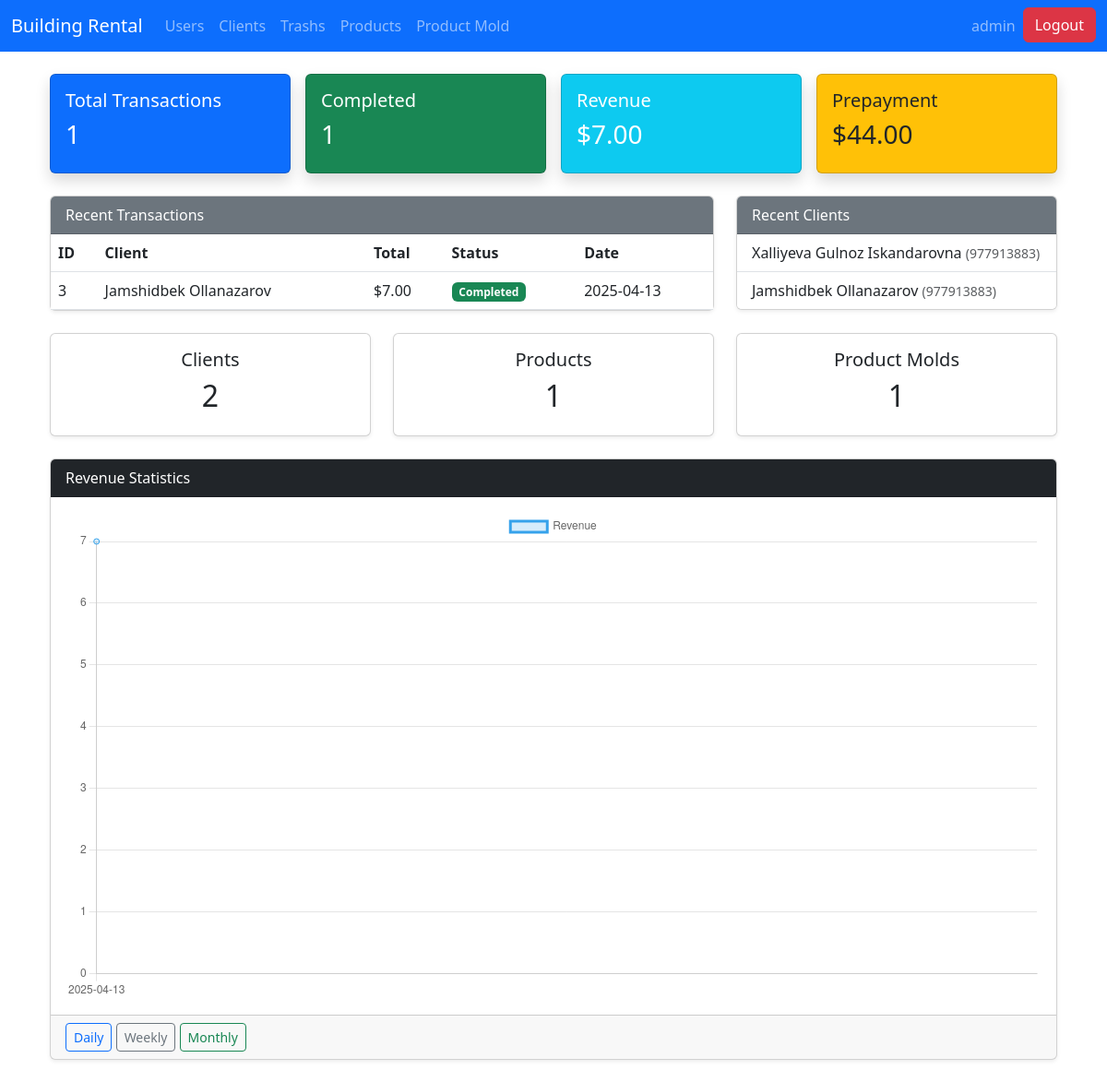
The page /dashboard/ (signed in) on the database its author committed.
### core/models.py (models this page shows, shortened)
class Trash(models.Model):
    user = models.ForeignKey(User, on_delete=models.CASCADE)
    client = models.ForeignKey(Client, on_delete=models.CASCADE)
    prepayment = models.BigIntegerField(default=0)
    total = models.BigIntegerField(default=0)
    is_end = models.BooleanField(default=False)
    created_at = models.DateTimeField(auto_now_add=True)
    updated_at = models.DateTimeField(auto_now=True)

class Client(models.Model):
    fullname = models.CharField(max_length=255)
    phone = models.CharField(max_length=50, blank=True, null=True)
    desc = models.TextField(blank=True, null=True)

### core/views.py (the view)
# urls.py: path('dashboard/', views.dashboard, name='dashboard'),
@login_required
@staff_member_required
def dashboard(request):
    total_trash = Trash.objects.count()
    total_completed = Trash.objects.filter(is_end=True).count()
    total_revenue = Trash.objects.aggregate(total=Sum('total'))['total'] or 0
    total_prepayment = Trash.objects.aggregate(total=Sum('prepayment'))['total'] or 0
    client_count = Client.objects.count()
    product_count = Product.objects.count()
    productmold_count = ProductMold.objects.count()
    recent_transactions = Trash.objects.order_by('-created_at')[:10]
    recent_clients = Client.objects.order_by('-id')[:5]
    daily_data = Trash.objects.annotate(day=TruncDay('created_at')) \
                               .values('day') \
                               .annotate(total=Sum('total')) \
                               .order_by('day')
    chart_labels = [entry['day'].strftime("%Y-%m-%d") for entry in daily_data]
    daily_revenue_data = [entry['total'] for entry in daily_data]
    weekly_data = Trash.objects.annotate(week=TruncWeek('created_at')) \
                                .values('week') \
                                .annotate(total=Sum('total')) \
                                .order_by('week')
    weekly_revenue_data = [entry['total'] for entry in weekly_data]
    weekly_labels = [entry['week'].strftime("%Y-W%W") for entry in weekly_data]
    monthly_data = Trash.objects.annotate(month=TruncMonth('created_at')) \
                                 .values('month') \
                                 .annotate(total=Sum('total')) \
                                 .order_by('month')
    monthly_revenue_data = [entry['total'] for entry in monthly_data]
    monthly_labels = [entry['month'].strftime("%Y-%m") for entry in monthly_data]
    context = {
        'total_trash': total_trash,
        'total_completed': total_completed,
        'total_revenue': total_revenue,
        'total_prepayment': total_prepayment,
        'client_count': client_count,
        'product_count': product_count,
        'productmold_count': productmold_count,
        'recent_transactions': recent_transactions,
        'recent_clients': recent_clients,
        'chart_labels': chart_labels,          # daily labels by default
        'daily_revenue_data': daily_revenue_data,
        'weekly_revenue_data': weekly_revenue_data,
        'weekly_labels': weekly_labels,
        'monthly_revenue_data': monthly_revenue_data,
        'monthly_labels': monthly_labels,
    }
    return render(request, 'admin/core/dashboard.html', context)

### templates/admin/core/dashboard.html (shortened to what this page needs)
{% extends 'admin/base.html' %}
{% block content %}
<div class="container-fluid my-4">
    <div class="row g-3">
        <div class="col-md-3 col-sm-6">
            <div class="card bg-primary text-white shadow">
                <div class="card-body">
                    <h5>Total Transactions</h5>
                    <h3>{{ total_trash }}</h3>
                </div>
            </div>
        </div>
        <div class="col-md-3 col-sm-6">
            <div class="card bg-success text-white shadow">
                <div class="card-body">
                    <h5>Completed</h5>
                    <h3>{{ total_completed }}</h3>
                </div>
            </div>
        </div>
        <div class="col-md-3 col-sm-6">
            <div class="card bg-info text-white shadow">
                <div class="card-body">
                    <h5>Revenue</h5>
                    <h3>${{ total_revenue|floatformat:2 }}</h3>
                </div>
            </div>
        </div>
        <div class="col-md-3 col-sm-6">
            <div class="card bg-warning text-dark shadow">
                <div class="card-body">
                    <h5>Prepayment</h5>
                    <h3>${{ total_prepayment|floatformat:2 }}</h3>
                </div>
            </div>
        </div>
    </div>
    <div class="row mt-4">
        <div class="col-md-8">
            <div class="card shadow-sm">
                <div class="card-header bg-secondary text-white">
                    Recent Transactions
                </div>
                <div class="table-responsive">
                    <table class="table align-middle mb-0">
                        <thead>
                            <tr>
                                <th>ID</th>
                                <th>Client</th>
                                <th>Total</th>
                                <th>Status</th>
                                <th>Date</th>
                            </tr>
                        </thead>
                        <tbody>
                            {% for trash in recent_transactions %}
                            <tr>
                                <td>{{ trash.id }}</td>
                                <td>{{ trash.client.fullname }}</td>
                                <td>${{ trash.total|floatformat:2 }}</td>
                                <td>
                                    {% if trash.is_end %}
                                    <span class="badge bg-success">Completed</span>
                                    {% else %}
                                    <span class="badge bg-warning">Pending</span>
                                    {% endif %}
                                </td>
                                <td>{{ trash.created_at|date:"Y-m-d" }}</td>
                            </tr>
                            {% empty %}
                            <tr>
                                <td colspan="5" class="text-center">No recent transactions.</td>
                            </tr>
                            {% endfor %}
                        </tbody>
                    </table>
                </div>
            </div>
        </div>
        <div class="col-md-4">
            <div class="card shadow-sm">
                <div class="card-header bg-secondary text-white">
                    Recent Clients
                </div>
                <ul class="list-group list-group-flush">
                    {% for client in recent_clients %}
                    <li class="list-group-item">
                        {{ client.fullname }} <small class="text-muted">({{ client.phone }})</small>
                    </li>
                    {% empty %}
                    <li class="list-group-item">No recent clients.</li>
                    {% endfor %}
                </ul>
            </div>
        </div>
    </div>
    <div class="row mt-4">
        <div class="col-md-4">
            <div class="card shadow-sm text-center">
                <div class="card-body">
                    <h5>Clients</h5>
                    <h2>{{ client_count }}</h2>
                </div>
            </div>
        </div>
        <div class="col-md-4">
            <div class="card shadow-sm text-center">
                <div class="card-body">
                    <h5>Products</h5>
                    <h2>{{ product_count }}</h2>
                </div>
            </div>
        </div>
        <div class="col-md-4">
            <div class="card shadow-sm text-center">
                <div class="card-body">
                    <h5>Product Molds</h5>
                    <h2>{{ productmold_count }}</h2>
                </div>
            </div>
        </div>
    </div>
    <div class="row mt-4">
        <div class="col-12">
            <div class="card shadow-sm">
                <div class="card-header bg-dark text-white">
                    Revenue Statistics
                </div>
                <div class="card-body">
                    <canvas id="revenueChart"></canvas>
                </div>
                <div class="card-footer">
                    <button class="btn btn-outline-primary btn-sm" onclick="updateChart('daily')">Daily</button>
                    <button class="btn btn-outline-secondary btn-sm" onclick="updateChart('weekly')">Weekly</button>
                    <button class="btn btn-outline-success btn-sm" onclick="updateChart('monthly')">Monthly</button>
                </div>
            </div>
        </div>
    </div>
</div>
<script>
const ctx = document.getElementById('revenueChart').getContext('2d');
const labels = {{ chart_labels|safe }};
const dailyData = {{ daily_revenue_data|safe }};
const weeklyData = {{ weekly_revenue_data|safe }};
const monthlyData = {{ monthly_revenue_data|safe }};
let revenueChart = new Chart(ctx, {
    type: 'line',
    data: {
        labels: labels,
        datasets: [{
            label: 'Revenue',
            data: dailyData,
            borderColor: 'rgba(54, 162, 235, 1)',
            backgroundColor: 'rgba(54, 162, 235, 0.2)',
            fill: true,
            tension: 0.3
        }]
    },
    options: {
        responsive: true,
        plugins: {
            legend: { display: true, position: 'top' },
        },
        scales: {
            y: { beginAtZero: true }
        }
    }
});
function updateChart(period) {
    let newData;
    if (period === 'daily') newData = dailyData;
    else if (period === 'weekly') newData = weeklyData;
    else newData = monthlyData;
    revenueChart.data.datasets[0].data = newData;
    revenueChart.data.datasets[0].label = 'Revenue (' + period.charAt(0).toUpperCase() + period.slice(1) + ')';
    revenueChart.update();
}
</script>
{% endblock %}

### templates/admin/base.html (shortened to what this page needs)
{% load static %}
<!DOCTYPE html>
<html lang="en">
<head>
  <link href="https://cdn.jsdelivr.net/npm/bootstrap@5.3.0/dist/css/bootstrap.min.css" rel="stylesheet">
  <link rel="stylesheet" href="https://cdn.jsdelivr.net/npm/bootstrap-icons@1.10.3/font/bootstrap-icons.css">
  <link href="https://cdnjs.cloudflare.com/ajax/libs/select2/4.1.0-rc.0/css/select2.min.css" rel="stylesheet" />
</head>
<body>
  <nav class="navbar navbar-expand-lg navbar-dark bg-primary">
    <div class="container-fluid">
      <a class="navbar-brand" href="
        {% if user.is_staff %}
            {% url 'dashboard' %}
        {% else %}
            {% url 'client_list' %}
        {% endif %}
        ">Building Rental</a>
      <div class="collapse navbar-collapse" id="navbarSupportedContent">
        <ul class="navbar-nav me-auto mb-2 mb-lg-0">
        {% if user.is_staff %}
            <li class="nav-item">
              <a class="nav-link {% if request.resolver_match.url_name == 'user_list' %}active{% endif %}" href="{% url 'user_list' %}">Users</a>
            </li>
        {% endif %}
        <li class="nav-item">
          <a class="nav-link {% if request.resolver_match.url_name == 'client_list' %}active{% endif %}" href="{% url 'client_list' %}">Clients</a>
        </li>
        <li class="nav-item">
          <a class="nav-link {% if request.resolver_match.url_name == 'trash_list' %}active{% endif %}" href="{% url 'trash_list' %}">Trashs</a>
        </li>
        <li class="nav-item">
          <a class="nav-link {% if request.resolver_match.url_name == 'product_list' %}active{% endif %}" href="{% url 'product_list' %}">Products</a>
        </li>
        <li class="nav-item">
          <a class="nav-link {% if request.resolver_match.url_name == 'productmold_list' %}active{% endif %}" href="{% url 'productmold_list' %}">Product Mold</a>
        </li>
        </ul>
        <ul class="navbar-nav ms-auto">
          {% if user.is_authenticated %}
            <li class="nav-item">
              <a class="nav-link" href="#">{{ user.username }}</a>
            </li>
            <li class="nav-item">
                <form method="POST" action="{% url 'logout' %}">
                    <button type="submit" class="btn btn-danger">
                        Logout
                    </button>
                </form>
            </li>
          {% endif %}
        </ul>
      </div>
    </div>
  </nav>
  <div class="container mt-4">
    {% block content %}{% endblock %}
  </div>
</body>
</html>

### rows shown on the page
Trash: id "3", client.fullname "Jamshidbek Ollanazarov", total "7.00", is_end "Completed", created_at "2025-04-13"
Client: fullname "Xalliyeva Gulnoz Iskandarovna", phone "977913883"
Client: fullname "Jamshidbek Ollanazarov", phone "977913883"

### other values the page prints
{{ user.username }} "admin"
{{ total_trash }} "1"
{{ total_completed }} "1"
{{ total_revenue|floatformat:2 }} "7.00"
{{ total_prepayment|floatformat:2 }} "44.00"
{{ client_count }} "2"
{{ product_count }} "1"
{{ productmold_count }} "1"
chart data {{ chart_labels|safe }} ['2025-04-13']
chart data {{ daily_revenue_data|safe }} [7]
